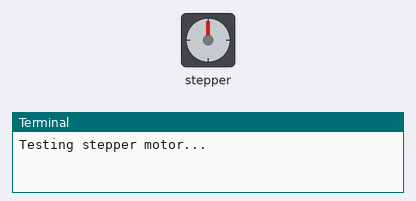
A program run on a simulated Raspberry Pi (BCM pin numbers). Parts: stepper motor, the last lines printed to the terminal. The stepper is drawn at 2048 steps a turn. At 13.4 s the program stops and its outputs stay as they are.

Above: at 0.15 s.
At 3.15 s:
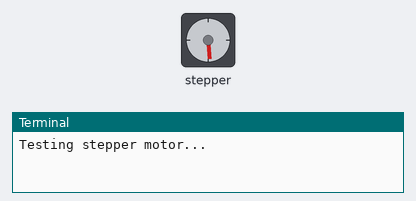
At 6.2 s:
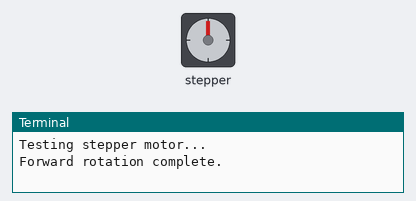
At 12.73 s:
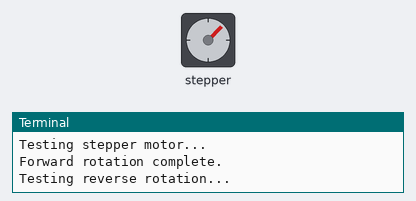
Timing chart, 0 to 14.8 s (numbered marks = the images above):
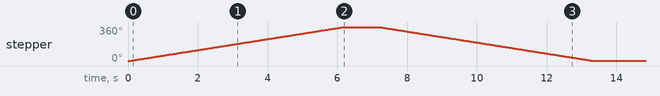

The program:

stepper_control.py
```python
"""
AIPI 590
WEEK 3 - LAB 1
___________________
STEPPER MOTOR CONTROL WITH L298N DRIVER

- Clone this code to your Raspberry Pi
- Fill in the required functions
- Run your code
- If it passes, push back to Edstem with Git

"""

import RPi.GPIO as GPIO
import time

# Setup GPIO mode
GPIO.setmode(GPIO.BCM)

"""
PIN CONFIGURATION:
Add the GPIO Pins for your L298N Stepper controller here
"""
IN1 = 17
IN2 = 27
IN3 = 22
IN4 = 23

"""
FORWARD STEP SEQUENCE:
Define a clockwise stepper motor sequence
"""
forward = [
    [1,1,0,0],
    [0,1,1,0],
    [0,0,1,1],
    [1,0,0,1],
]

"""
REVERSE STEP SEQUENCE:
Define a counter-clockwise stepper motor sequence
"""
reverse = [
    [1,0,0,1],
    [0,0,1,1],
    [0,1,1,0],
    [1,1,0,0],
]

"""
S0LUTION FUNCTION:
# ADD YOUR SOLUTION TO THE DESIGNATED AREA
# DO NOT ALTER THE SURROUNDING CODE
"""

def configure_motor_pins():
    """
    Configure GPIO pins for stepper motor control.
    - Setup IN1, IN2, IN3, and IN4 as output pins
    """
    ### BEGIN SOLUTION ###

    GPIO.setup(IN1, GPIO.OUT)
    GPIO.setup(IN2, GPIO.OUT)
    GPIO.setup(IN3, GPIO.OUT)
    GPIO.setup(IN4, GPIO.OUT)

    ### END SOLUTION ###

"""
S0LUTION FUNCTION:
# ADD YOUR SOLUTION TO THE DESIGNATED AREA
# DO NOT ALTER THE SURROUNDING CODE
"""

def step_forward(delay):
    """
    Perform one step of the motor sequence.
    -This function is passed the 'delay' (float) variable.
    -'delay' represents the time delay between steps.
    -You will need to create a 'for' loop that iterates through
     each step in the 'forward' sequence.
    -Within the 'for' loop you should send the step information
     to the motor pins, and then delay the loop using the 'delay' variable.
    """
    ### BEGIN SOLUTION ###

    def set_pins(step):
        GPIO.output(IN1, step[0])
        GPIO.output(IN2, step[1])
        GPIO.output(IN3, step[2])
        GPIO.output(IN4, step[3])

    for step in forward:
        set_pins(step)
        time.sleep(delay)


    ### END SOLUTION ###

"""
S0LUTION FUNCTION:
# ADD YOUR SOLUTION TO THE DESIGNATED AREA
# DO NOT ALTER THE SURROUNDING CODE
"""

def step_backward(delay):
    """
    Perform one step of the motor sequence.
    -This function is passed the 'delay' (float) variable.
    -'delay' represents the time delay between steps.
    -You will need to create a 'for' loop that iterates through
     each step in the 'reverse' sequence.
    -Within the 'for' loop you should send the step information
     to the motor pins, and then delay the loop using the 'delay' variable.
    """
    ### BEGIN SOLUTION ###
    def set_pins(step):
        GPIO.output(IN1, step[0])
        GPIO.output(IN2, step[1])
        GPIO.output(IN3, step[2])
        GPIO.output(IN4, step[3])

    for step in reverse:
        set_pins(step)
        time.sleep(delay)
    ### END SOLUTION ###


"""
TEST FUNCTION:
DO NOT REMOVE OR EDIT
ANY CODE BELOW THIS LINE
___________________
"""

def test_motor():
    """
    Tests the motor by performing a forward and backward rotation.
    """
    try:
        print("Testing stepper motor...")
        for _ in range(512):  # Forward rotation (512 steps for one full rotation)
            step_forward(0.003)
        print("Forward rotation complete.")

        time.sleep(1)  # Pause before reversing

        print("Testing reverse rotation...")
        for _ in range(512):  # Reverse rotation
            step_backward(0.003)
        print("Reverse rotation complete.")

        print("All tests passed!")
    except Exception as e:
        print(f"An error occurred: {e}")
    finally:
        GPIO.cleanup()

try:
    # Configure motor pins
    configure_motor_pins()

    # Test the motor
    test_motor()

except KeyboardInterrupt:
    print("Test interrupted by user.")
    GPIO.cleanup()
```

Measured:
- by itself, stepper: turns 360° clockwise in 6.2 s, then 359° counter-clockwise in 6.2 s
